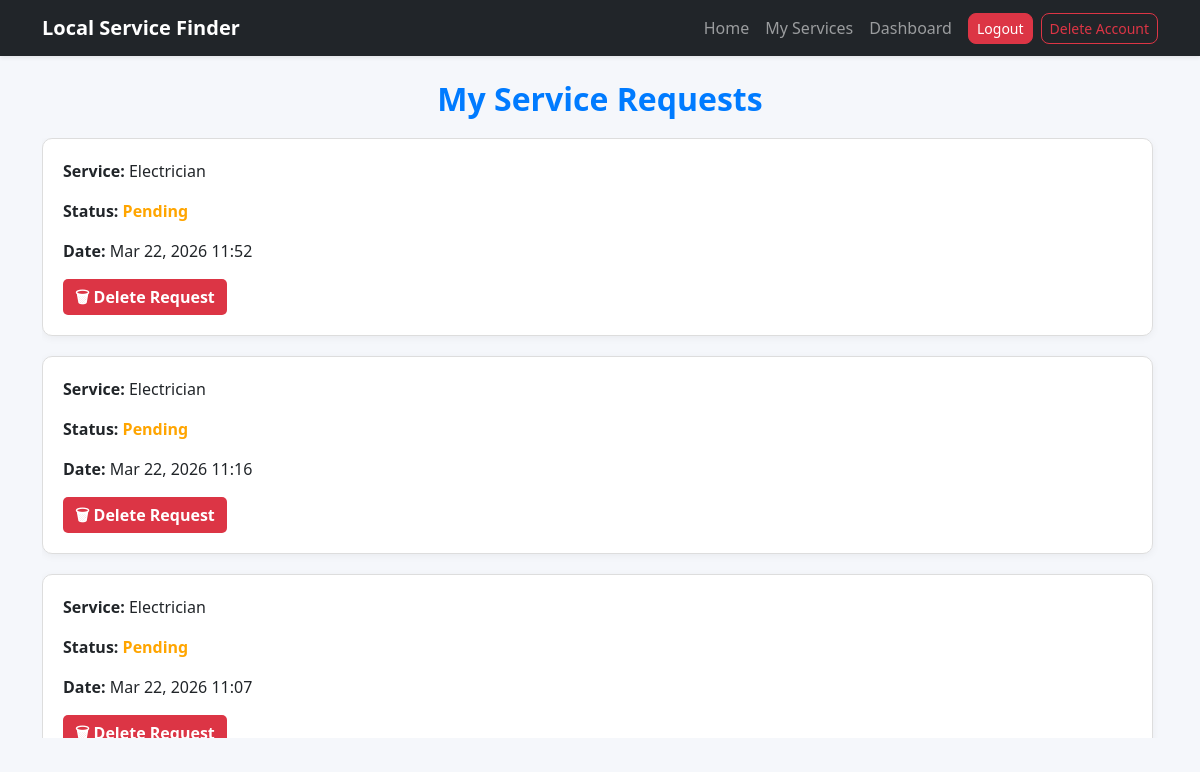
The app's page /services/my-request/ (signed in) with its own data.
### requests/models.py (models this page shows, shortened)
class ServiceRequest(models.Model):
    STATUS_CHOICES = [
        ('pending', 'Pending'),
        ('accepted', 'Accepted'),
        ('declined', 'Declined'),
        ('completed', 'Completed'),
    ]
    PAYMENT_CHOICES = [
        ('unpaid', 'Unpaid'),
        ('paid', 'Paid'),
    ]
    user = models.ForeignKey(User, on_delete=models.CASCADE)
    service = models.ForeignKey(Service, on_delete=models.CASCADE)
    provider = models.ForeignKey(Provider, on_delete=models.CASCADE, null=True, blank=True)
    description = models.TextField(blank=True)
    location = models.CharField(max_length=200)
    status = models.CharField(
        max_length=20,
        choices=STATUS_CHOICES,
        default='pending'
    )
    payment_status = models.CharField(
        max_length=20,
        choices=PAYMENT_CHOICES,
        default='unpaid'
    )
    requested_at = models.DateTimeField(auto_now_add=True)
    updated_at = models.DateTimeField(auto_now=True)
    deleted = models.BooleanField(default=False)
    rating = models.PositiveIntegerField(null=True, blank=True)
    review = models.TextField(null=True, blank=True)

### services/models.py (models this page shows, shortened)
class Service(models.Model):
    name = models.CharField(max_length=100, unique=True)
    description = models.TextField(blank=True)

### services/views.py (the view, shortened to what this page needs)
# urls.py: path("my-request/", views.customer_requests, name="customer_requests"),
@login_required
def customer_requests(request):
    requests_qs = ServiceRequest.objects.filter(
        user=request.user
    ).select_related("service").order_by("-requested_at")
    return render(request, "services/customer_requests.html", {
        "requests": requests_qs
    })

### accounts/models.py (called while the page is built)
@property
def is_provider(self):
    return hasattr(self, 'provider')

### services/templates/services/customer_requests.html (shortened to what this page needs)
{% extends "base.html" %}
{% block content %}
<h2 style="text-align:center; margin-bottom: 20px; color:#007bff;">My Service Requests</h2>
<div style="max-height: 600px; overflow-y: auto; padding-right: 5px;">
{% for req in requests %}
<div style="
    border:1px solid #ddd;
    padding:20px;
    margin-bottom:20px;
    border-radius:10px;
    background:#fff;
    box-shadow:0 2px 8px rgba(0,0,0,0.05);
">
    <p><strong>Service:</strong> {{ req.service.name }}</p>
    <p><strong>Status:</strong>
        {% if req.status == "pending" %}<span style="color:orange; font-weight:bold;">Pending</span>
        {% elif req.status == "accepted" %}<span style="color:#007bff; font-weight:bold;">Accepted</span>
        {% elif req.status == "completed" %}<span style="color:green; font-weight:bold;">Completed</span>
        {% elif req.status == "declined" %}<span style="color:red; font-weight:bold;">Declined</span>{% endif %}
    </p>
    <p><strong>Date:</strong> {{ req.requested_at|date:"M d, Y H:i" }}</p>
    {% if req.status == "pending" or req.status == "declined" %}
        <form method="POST" action="{% url 'delete_request' req.id %}" style="margin-top:10px;">
            <button type="submit" style="background:#dc3545; color:white; padding:6px 12px; border:none; border-radius:5px; font-weight:bold; cursor:pointer;">
                🗑 Delete Request
            </button>
        </form>
    {% endif %}
</div>
{% empty %}
<p style="text-align:center; color:#777;">You have no service requests yet.</p>
{% endfor %}
</div>
{% endblock %}

### templates/base.html (shortened to what this page needs)
<!DOCTYPE html>
<html lang="en">
<head>
    <link href="https://cdn.jsdelivr.net/npm/bootstrap@5.3.3/dist/css/bootstrap.min.css" rel="stylesheet">
</head>
<body>
    {% include 'navbar.html' %}
    <div class="container mt-4">
        {% block content %}{% endblock %}
    </div>
</body>
</html>

### templates/navbar.html (shortened to what this page needs)
<nav class="navbar navbar-expand-lg navbar-dark bg-dark shadow-sm">
  <div class="container">
    <a class="navbar-brand fw-bold" href="/">Local Service Finder</a>
    <div class="collapse navbar-collapse" id="navbarNav">
      <ul class="navbar-nav ms-auto align-items-center">
        <li class="nav-item">
          <a class="nav-link {% if request.path == '/' %}active{% endif %}" href="/">Home</a>
        </li>
        {% if user.is_authenticated %}
          {% if user.is_provider %}
            <li class="nav-item">
              <a class="nav-link {% if request.path == '/my-services/' %}active{% endif %}" href="{% url 'my_services' %}">My Services</a>
            </li>
            <li class="nav-item">
              <a class="nav-link {% if request.path == '/dashboard/' %}active{% endif %}" href="{% url 'provider_dashboard' %}">Dashboard</a>
            </li>
          {% endif %}
          <li class="nav-item ms-2">
            <a class="btn btn-danger btn-sm" href="{% url 'logout' %}">Logout</a>
          </li>
          <li class="nav-item ms-2">
            <form method="POST" action="{% url 'delete_account' %}" style="display:inline;">
              <button type="submit" class="btn btn-outline-danger btn-sm">Delete Account</button>
            </form>
          </li>
        {% endif %}
      </ul>
    </div>
  </div>
</nav>

### templates/base.html (style rules this page uses)
body { background-color: #f5f7fb; font-family: 'Segoe UI', sans-serif; }
h1, h2, h3 { font-weight: 600; }
.btn { border-radius: 8px; }

### records on screen
ServiceRequest: service.name "Electrician", status "Pending", requested_at "Mar 22, 2026 11:52"
ServiceRequest: service.name "Electrician", status "Pending", requested_at "Mar 22, 2026 11:16"
ServiceRequest: service.name "Electrician", status "Pending", requested_at "Mar 22, 2026 11:07"
